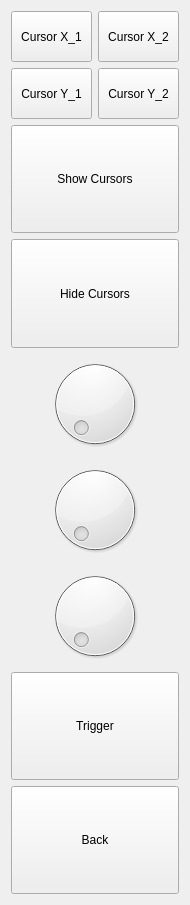
<?xml version="1.0" encoding="UTF-8"?>
<ui version="4.0">
 <class>HysteresisChartSettings</class>
 <widget class="QWidget" name="HysteresisChartSettings">
  <property name="geometry">
   <rect>
    <x>0</x>
    <y>0</y>
    <width>190</width>
    <height>905</height>
   </rect>
  </property>
  <property name="windowTitle">
   <string>HysteresisChartSettings</string>
  </property>
  <layout class="QGridLayout" name="gridLayout_2">
   <item row="8" column="0">
    <widget class="QPushButton" name="pushButton_back">
     <property name="sizePolicy">
      <sizepolicy hsizetype="Expanding" vsizetype="Expanding">
       <horstretch>0</horstretch>
       <verstretch>0</verstretch>
      </sizepolicy>
     </property>
     <property name="text">
      <string>Back</string>
     </property>
    </widget>
   </item>
   <item row="2" column="0">
    <widget class="QPushButton" name="pushButton_hide_cursors">
     <property name="sizePolicy">
      <sizepolicy hsizetype="Expanding" vsizetype="Expanding">
       <horstretch>0</horstretch>
       <verstretch>0</verstretch>
      </sizepolicy>
     </property>
     <property name="text">
      <string>Hide Cursors</string>
     </property>
    </widget>
   </item>
   <item row="0" column="0">
    <layout class="QGridLayout" name="gridLayout">
     <item row="0" column="0">
      <widget class="QPushButton" name="pushButton_cursor_x_1">
       <property name="sizePolicy">
        <sizepolicy hsizetype="Expanding" vsizetype="Expanding">
         <horstretch>0</horstretch>
         <verstretch>0</verstretch>
        </sizepolicy>
       </property>
       <property name="text">
        <string>Cursor X_1</string>
       </property>
      </widget>
     </item>
     <item row="0" column="1">
      <widget class="QPushButton" name="pushButton_cursor_x_2">
       <property name="sizePolicy">
        <sizepolicy hsizetype="Expanding" vsizetype="Expanding">
         <horstretch>0</horstretch>
         <verstretch>0</verstretch>
        </sizepolicy>
       </property>
       <property name="text">
        <string>Cursor X_2</string>
       </property>
      </widget>
     </item>
     <item row="1" column="0">
      <widget class="QPushButton" name="pushButton_cursor_y_1">
       <property name="sizePolicy">
        <sizepolicy hsizetype="Expanding" vsizetype="Expanding">
         <horstretch>0</horstretch>
         <verstretch>0</verstretch>
        </sizepolicy>
       </property>
       <property name="text">
        <string>Cursor Y_1</string>
       </property>
      </widget>
     </item>
     <item row="1" column="1">
      <widget class="QPushButton" name="pushButton_cursor_y_2">
       <property name="sizePolicy">
        <sizepolicy hsizetype="Expanding" vsizetype="Expanding">
         <horstretch>0</horstretch>
         <verstretch>0</verstretch>
        </sizepolicy>
       </property>
       <property name="text">
        <string>Cursor Y_2</string>
       </property>
      </widget>
     </item>
    </layout>
   </item>
   <item row="4" column="0">
    <widget class="QDial" name="dial_timebase"/>
   </item>
   <item row="7" column="0">
    <widget class="QPushButton" name="pushButton_trigger">
     <property name="sizePolicy">
      <sizepolicy hsizetype="Expanding" vsizetype="Expanding">
       <horstretch>0</horstretch>
       <verstretch>0</verstretch>
      </sizepolicy>
     </property>
     <property name="text">
      <string>Trigger</string>
     </property>
    </widget>
   </item>
   <item row="1" column="0">
    <widget class="QPushButton" name="pushButton_show_cursor">
     <property name="sizePolicy">
      <sizepolicy hsizetype="Expanding" vsizetype="Expanding">
       <horstretch>0</horstretch>
       <verstretch>0</verstretch>
      </sizepolicy>
     </property>
     <property name="text">
      <string>Show Cursors</string>
     </property>
    </widget>
   </item>
   <item row="6" column="0">
    <widget class="QDial" name="dial_range"/>
   </item>
   <item row="5" column="0">
    <widget class="QDial" name="dial_offset"/>
   </item>
  </layout>
 </widget>
 <resources/>
 <connections/>
</ui>
